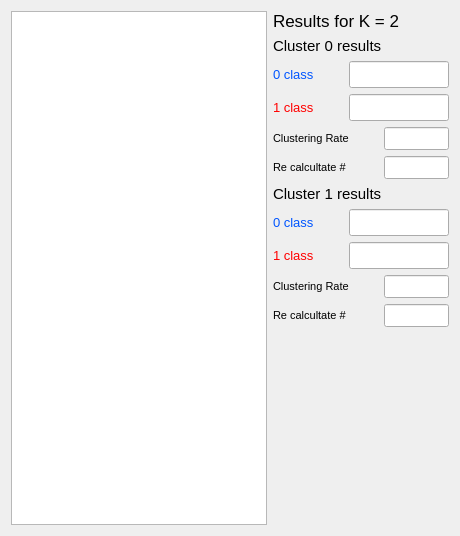
          <widget class="QWidget" name="tab_K2">
           <attribute name="title">
            <string>Clustering for K = 2</string>
           </attribute>
           <layout class="QGridLayout" name="gridLayout_8">
            <item row="0" column="0">
             <widget class="QGraphicsView" name="graphicsView_Cluster2">
              <property name="sizePolicy">
               <sizepolicy hsizetype="Expanding" vsizetype="Expanding">
                <horstretch>90</horstretch>
                <verstretch>0</verstretch>
               </sizepolicy>
              </property>
             </widget>
            </item>
            <item row="0" column="1">
             <layout class="QVBoxLayout" name="verticalLayout_3">
              <item>
               <widget class="QLabel" name="label_Title2">
                <property name="minimumSize">
                 <size>
                  <width>150</width>
                  <height>0</height>
                 </size>
                </property>
                <property name="maximumSize">
                 <size>
                  <width>170</width>
                  <height>16777215</height>
                 </size>
                </property>
                <property name="font">
                 <font>
                  <pointsize>13</pointsize>
                 </font>
                </property>
                <property name="text">
                 <string>Results for K = 2</string>
                </property>
               </widget>
              </item>
              <item>
               <widget class="QLabel" name="label_K2_cluster0_results">
                <property name="minimumSize">
                 <size>
                  <width>150</width>
                  <height>0</height>
                 </size>
                </property>
                <property name="maximumSize">
                 <size>
                  <width>170</width>
                  <height>16777215</height>
                 </size>
                </property>
                <property name="font">
                 <font>
                  <pointsize>11</pointsize>
                 </font>
                </property>
                <property name="text">
                 <string>Cluster 0 results</string>
                </property>
               </widget>
              </item>
              <item>
               <layout class="QHBoxLayout" name="horizontalLayout_29">
                <item>
                 <widget class="QLabel" name="label_K2_class0_c0">
                  <property name="minimumSize">
                   <size>
                    <width>70</width>
                    <height>0</height>
                   </size>
                  </property>
                  <property name="maximumSize">
                   <size>
                    <width>70</width>
                    <height>16777215</height>
                   </size>
                  </property>
                  <property name="font">
                   <font>
                    <pointsize>10</pointsize>
                   </font>
                  </property>
                  <property name="styleSheet">
                   <string notr="true">color: rgb(0, 85, 255);</string>
                  </property>
                  <property name="text">
                   <string>0 class</string>
                  </property>
                 </widget>
                </item>
                <item>
                 <widget class="QLineEdit" name="lineEdit_K2_class0_c0">
                  <property name="minimumSize">
                   <size>
                    <width>50</width>
                    <height>0</height>
                   </size>
                  </property>
                  <property name="maximumSize">
                   <size>
                    <width>100</width>
                    <height>16777215</height>
                   </size>
                  </property>
                  <property name="font">
                   <font>
                    <pointsize>12</pointsize>
                   </font>
                  </property>
                  <property name="styleSheet">
                   <string notr="true">color: rgb(0, 85, 255);</string>
                  </property>
                  <property name="readOnly">
                   <bool>true</bool>
                  </property>
                 </widget>
                </item>
               </layout>
              </item>
              <item>
               <layout class="QHBoxLayout" name="horizontalLayout_28">
                <item>
                 <widget class="QLabel" name="label_K2_class1_c0">
                  <property name="minimumSize">
                   <size>
                    <width>70</width>
                    <height>0</height>
                   </size>
                  </property>
                  <property name="maximumSize">
                   <size>
                    <width>70</width>
                    <height>16777215</height>
                   </size>
                  </property>
                  <property name="font">
                   <font>
                    <pointsize>10</pointsize>
                   </font>
                  </property>
                  <property name="styleSheet">
                   <string notr="true">color: rgb(255, 0, 0);</string>
                  </property>
                  <property name="text">
                   <string>1 class</string>
                  </property>
                 </widget>
                </item>
                <item>
                 <widget class="QLineEdit" name="lineEdit_K2_class1_c0">
                  <property name="minimumSize">
                   <size>
                    <width>50</width>
                    <height>0</height>
                   </size>
                  </property>
                  <property name="maximumSize">
                   <size>
                    <width>100</width>
                    <height>16777215</height>
                   </size>
                  </property>
                  <property name="font">
                   <font>
                    <pointsize>12</pointsize>
                   </font>
                  </property>
                  <property name="styleSheet">
                   <string notr="true">color: rgb(255, 0, 0);</string>
                  </property>
                  <property name="readOnly">
                   <bool>true</bool>
                  </property>
                 </widget>
                </item>
               </layout>
              </item>
              <item>
               <layout class="QHBoxLayout" name="horizontalLayout_108">
                <item>
                 <widget class="QLabel" name="label_K2_probability_c0">
                  <property name="minimumSize">
                   <size>
                    <width>105</width>
                    <height>0</height>
                   </size>
                  </property>
                  <property name="maximumSize">
                   <size>
                    <width>105</width>
                    <height>16777215</height>
                   </size>
                  </property>
                  <property name="font">
                   <font>
                    <pointsize>8</pointsize>
                   </font>
                  </property>
                  <property name="text">
                   <string>Clustering Rate</string>
                  </property>
                 </widget>
                </item>
                <item>
                 <widget class="QLineEdit" name="lineEdit_K2_rate_c0">
                  <property name="minimumSize">
                   <size>
                    <width>65</width>
                    <height>0</height>
                   </size>
                  </property>
                  <property name="maximumSize">
                   <size>
                    <width>65</width>
                    <height>16777215</height>
                   </size>
                  </property>
                  <property name="font">
                   <font>
                    <pointsize>10</pointsize>
                    <bold>true</bold>
                   </font>
                  </property>
                  <property name="readOnly">
                   <bool>true</bool>
                  </property>
                 </widget>
                </item>
               </layout>
              </item>
              <item>
               <layout class="QHBoxLayout" name="horizontalLayout_165">
                <item>
                 <widget class="QLabel" name="label_K1_probability_5">
                  <property name="minimumSize">
                   <size>
                    <width>105</width>
                    <height>0</height>
                   </size>
                  </property>
                  <property name="maximumSize">
                   <size>
                    <width>105</width>
                    <height>16777215</height>
                   </size>
                  </property>
                  <property name="font">
                   <font>
                    <pointsize>8</pointsize>
                   </font>
                  </property>
                  <property name="text">
                   <string>Re calcultate #</string>
                  </property>
                 </widget>
                </item>
                <item>
                 <widget class="QLineEdit" name="lineEdit_K2_recalculate_c0">
                  <property name="minimumSize">
                   <size>
                    <width>65</width>
                    <height>0</height>
                   </size>
                  </property>
                  <property name="maximumSize">
                   <size>
                    <width>60</width>
                    <height>16777215</height>
                   </size>
                  </property>
                  <property name="font">
                   <font>
                    <pointsize>10</pointsize>
                    <bold>true</bold>
                   </font>
                  </property>
                  <property name="readOnly">
                   <bool>true</bool>
                  </property>
                 </widget>
                </item>
               </layout>
              </item>
              <item>
               <widget class="QLabel" name="label_K2_cluster1_results">
                <property name="minimumSize">
                 <size>
                  <width>150</width>
                  <height>0</height>
                 </size>
                </property>
                <property name="maximumSize">
                 <size>
                  <width>170</width>
                  <height>16777215</height>
                 </size>
                </property>
                <property name="font">
                 <font>
                  <pointsize>11</pointsize>
                 </font>
                </property>
                <property name="text">
                 <string>Cluster 1 results</string>
                </property>
               </widget>
              </item>
              <item>
               <layout class="QHBoxLayout" name="horizontalLayout_23">
                <item>
                 <widget class="QLabel" name="label_K2_class0_c1">
                  <property name="minimumSize">
                   <size>
                    <width>70</width>
                    <height>0</height>
                   </size>
                  </property>
                  <property name="maximumSize">
                   <size>
                    <width>70</width>
                    <height>16777215</height>
                   </size>
                  </property>
                  <property name="font">
                   <font>
                    <pointsize>10</pointsize>
                   </font>
                  </property>
                  <property name="styleSheet">
                   <string notr="true">color: rgb(0, 85, 255);</string>
                  </property>
                  <property name="text">
                   <string>0 class</string>
                  </property>
                 </widget>
                </item>
                <item>
                 <widget class="QLineEdit" name="lineEdit_K2_class0_c1">
                  <property name="minimumSize">
                   <size>
                    <width>50</width>
                    <height>0</height>
                   </size>
                  </property>
                  <property name="maximumSize">
                   <size>
                    <width>100</width>
                    <height>16777215</height>
                   </size>
                  </property>
                  <property name="font">
                   <font>
                    <pointsize>12</pointsize>
                   </font>
                  </property>
                  <property name="styleSheet">
                   <string notr="true">color: rgb(0, 85, 255);</string>
                  </property>
                  <property name="readOnly">
                   <bool>true</bool>
                  </property>
                 </widget>
                </item>
               </layout>
              </item>
              <item>
               <layout class="QHBoxLayout" name="horizontalLayout_22">
                <item>
                 <widget class="QLabel" name="label_K2_class1_c1">
                  <property name="minimumSize">
                   <size>
                    <width>70</width>
                    <height>0</height>
                   </size>
                  </property>
                  <property name="maximumSize">
                   <size>
                    <width>70</width>
                    <height>16777215</height>
                   </size>
                  </property>
                  <property name="font">
                   <font>
                    <pointsize>10</pointsize>
                   </font>
                  </property>
                  <property name="styleSheet">
                   <string notr="true">color: rgb(255, 0, 0);</string>
                  </property>
                  <property name="text">
                   <string>1 class</string>
                  </property>
                 </widget>
                </item>
                <item>
                 <widget class="QLineEdit" name="lineEdit_K2_class1_c1">
                  <property name="minimumSize">
                   <size>
                    <width>50</width>
                    <height>0</height>
                   </size>
                  </property>
                  <property name="maximumSize">
                   <size>
                    <width>100</width>
                    <height>16777215</height>
                   </size>
                  </property>
                  <property name="font">
                   <font>
                    <pointsize>12</pointsize>
                   </font>
                  </property>
                  <property name="styleSheet">
                   <string notr="true">color: rgb(255, 0, 0);</string>
                  </property>
                  <property name="readOnly">
                   <bool>true</bool>
                  </property>
                 </widget>
                </item>
               </layout>
              </item>
              <item>
               <layout class="QHBoxLayout" name="horizontalLayout_30">
                <item>
                 <widget class="QLabel" name="label_K2_probability_c1">
                  <property name="minimumSize">
                   <size>
                    <width>105</width>
                    <height>0</height>
                   </size>
                  </property>
                  <property name="maximumSize">
                   <size>
                    <width>105</width>
                    <height>16777215</height>
                   </size>
                  </property>
                  <property name="font">
                   <font>
                    <pointsize>8</pointsize>
                   </font>
                  </property>
                  <property name="text">
                   <string>Clustering Rate</string>
                  </property>
                 </widget>
                </item>
                <item>
                 <widget class="QLineEdit" name="lineEdit_K2_rate_c1">
                  <property name="minimumSize">
                   <size>
                    <width>65</width>
                    <height>0</height>
                   </size>
                  </property>
                  <property name="maximumSize">
                   <size>
                    <width>65</width>
                    <height>16777215</height>
                   </size>
                  </property>
                  <property name="font">
                   <font>
                    <pointsize>10</pointsize>
                    <bold>true</bold>
                   </font>
                  </property>
                  <property name="readOnly">
                   <bool>true</bool>
                  </property>
                 </widget>
                </item>
               </layout>
              </item>
              <item>
               <layout class="QHBoxLayout" name="horizontalLayout_164">
                <item>
                 <widget class="QLabel" name="label_K1_probability_4">
                  <property name="minimumSize">
                   <size>
                    <width>105</width>
                    <height>0</height>
                   </size>
                  </property>
                  <property name="maximumSize">
                   <size>
                    <width>105</width>
                    <height>16777215</height>
                   </size>
                  </property>
                  <property name="font">
                   <font>
                    <pointsize>8</pointsize>
                   </font>
                  </property>
                  <property name="text">
                   <string>Re calcultate #</string>
                  </property>
                 </widget>
                </item>
                <item>
                 <widget class="QLineEdit" name="lineEdit_K2_recalculate_c1">
                  <property name="minimumSize">
                   <size>
                    <width>65</width>
                    <height>0</height>
                   </size>
                  </property>
                  <property name="maximumSize">
                   <size>
                    <width>60</width>
                    <height>16777215</height>
                   </size>
                  </property>
                  <property name="font">
                   <font>
                    <pointsize>10</pointsize>
                    <bold>true</bold>
                   </font>
                  </property>
                  <property name="readOnly">
                   <bool>true</bool>
                  </property>
                 </widget>
                </item>
               </layout>
              </item>
              <item>
               <spacer name="verticalSpacer_2">
                <property name="orientation">
                 <enum>Qt::Vertical</enum>
                </property>
                <property name="sizeHint" stdset="0">
                 <size>
                  <width>20</width>
                  <height>198</height>
                 </size>
                </property>
               </spacer>
              </item>
             </layout>
            </item>
           </layout>
          </widget>
